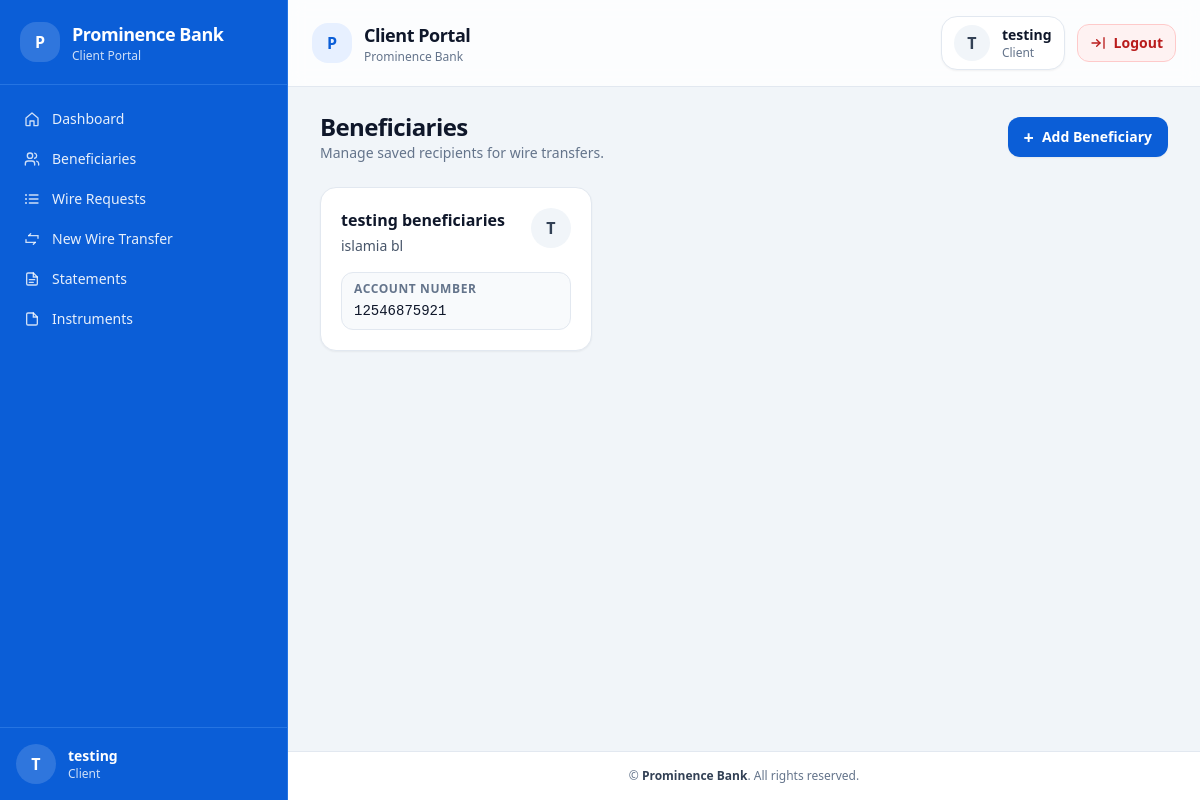
The page /client/beneficiaries/ (signed in) on the database as committed earlier.
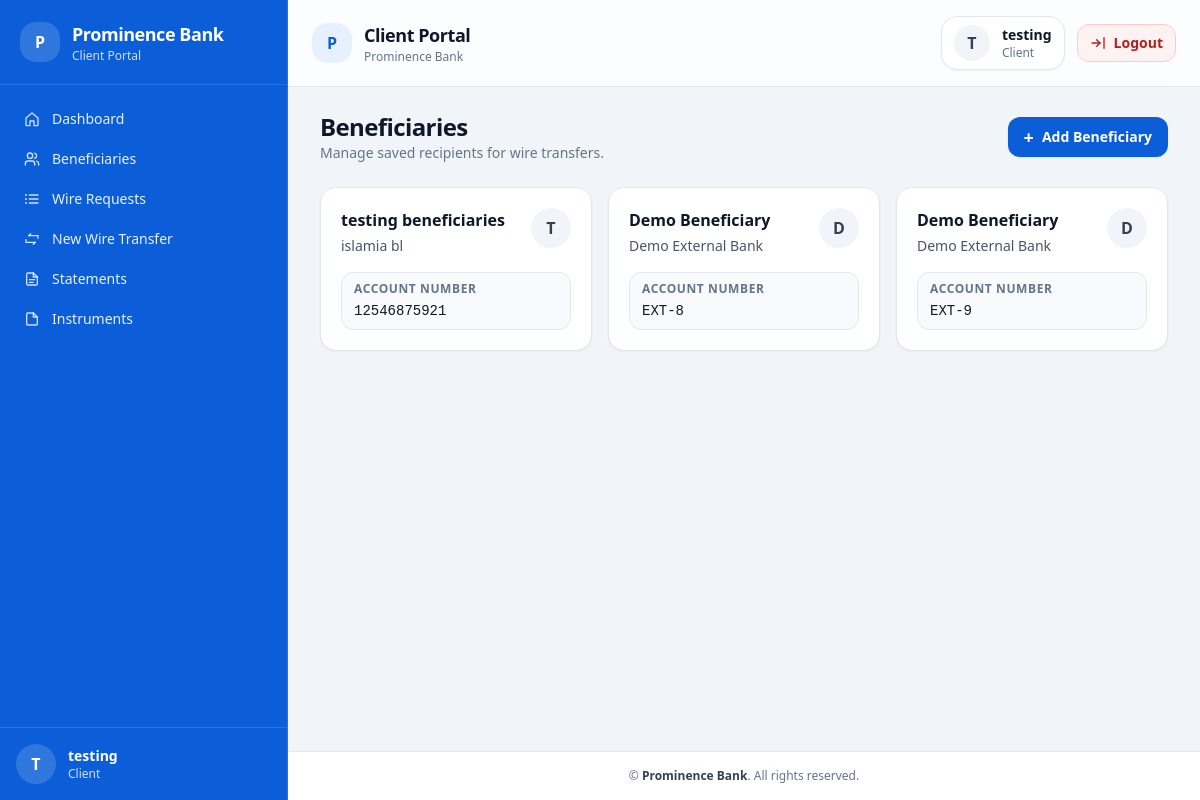
The same page on the database as committed later.
### transfers/models.py (models this page shows, shortened)
class Beneficiary(models.Model):
    customer = models.ForeignKey(
        User,
        on_delete = models.CASCADE,
        related_name = "benificiaries"
    )
    name = models.CharField(max_length=100)
    bank_name = models.CharField(max_length=100)
    account_number = models.CharField(max_length=50)
    country = models.CharField(max_length=50)
    is_active = models.BooleanField(default=True)
    created_at = models.DateTimeField(auto_now_add=True)

### transfers/views.py (the view)
# urls.py: path("beneficiaries/", views.beneficiary_list, name="client_beneficiaries"),
@login_required
def beneficiary_list(request):
    beneficiaries = Beneficiary.objects.filter(customer=request.user)
    return render(request, "client/beneficiaries/list.html", {
        "beneficiaries":beneficiaries
    })

### templates/client/beneficiaries/list.html (shortened to what this page needs)
{% extends "client/base_client.html" %}
{% block content %}
<div class="space-y-6">
  <div class="flex flex-col gap-3 sm:flex-row sm:items-center sm:justify-between">
    <div>
      <h1 class="text-xl sm:text-2xl font-semibold tracking-tight text-slate-900">Beneficiaries</h1>
      <p class="text-sm text-slate-500">Manage saved recipients for wire transfers.</p>
    </div>
    <a href="{% url 'transfers:client_add_beneficiary' %}"
       class="inline-flex w-full sm:w-auto items-center justify-center gap-2 rounded-xl bg-bankBlue px-4 py-2.5 text-sm font-semibold text-white shadow-sm hover:opacity-95 focus:outline-none focus:ring-4 focus:ring-slate-100">
      <span class="text-lg leading-none">+</span>
      <span>Add Beneficiary</span>
    </a>
  </div>
  {% if beneficiaries %}
  <div class="grid grid-cols-1 gap-4 sm:grid-cols-2 lg:grid-cols-3">
    {% for b in beneficiaries %}
    <div class="rounded-2xl border border-slate-200 bg-white p-4 sm:p-5 shadow-sm hover:shadow transition">
      <div class="flex items-start justify-between gap-3">
        <div class="min-w-0">
          <div class="truncate text-base font-semibold text-slate-900">{{ b.name }}</div>
          <div class="mt-1 text-sm text-slate-600 truncate">{{ b.bank_name }}</div>
        </div>
        <div class="flex h-10 w-10 shrink-0 items-center justify-center rounded-full bg-slate-100 text-slate-700 font-semibold">
          {{ b.name|slice:":1"|upper }}
        </div>
      </div>
      <div class="mt-4 rounded-xl border border-slate-200 bg-slate-50 px-3 py-2">
        <div class="text-xs font-semibold uppercase tracking-wider text-slate-500">Account Number</div>
        <div class="mt-1 font-mono text-sm tabular-nums text-slate-900 break-all">
          {{ b.account_number }}
        </div>
      </div>
    </div>
    {% endfor %}
  </div>
  {% endif %}
</div>
{% endblock %}

Rows that differ between the two databases and show on the page:
added Beneficiary: name "Demo Beneficiary", bank_name "Demo External Bank", name "D", account_number "EXT-8"
added Beneficiary: name "Demo Beneficiary", bank_name "Demo External Bank", name "D", account_number "EXT-9"
